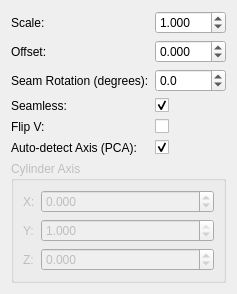
         <widget class="QWidget" name="page_Cylindrical">
          <layout class="QFormLayout" name="formLayout_Cylindrical">
           <item row="0" column="0">
            <widget class="QLabel" name="label_CylScale">
             <property name="text">
              <string>Scale:</string>
             </property>
            </widget>
           </item>
           <item row="0" column="1">
            <widget class="QDoubleSpinBox" name="spinBox_CylScale">
             <property name="decimals">
              <number>3</number>
             </property>
             <property name="minimum">
              <double>0.001000000000000</double>
             </property>
             <property name="maximum">
              <double>100.000000000000000</double>
             </property>
             <property name="value">
              <double>1.000000000000000</double>
             </property>
            </widget>
           </item>
           <item row="1" column="0">
            <widget class="QLabel" name="label_CylOffset">
             <property name="text">
              <string>Offset:</string>
             </property>
            </widget>
           </item>
           <item row="1" column="1">
            <widget class="QDoubleSpinBox" name="spinBox_CylOffset">
             <property name="toolTip">
              <string>Shifts the cylindrical projection along its axis</string>
             </property>
             <property name="decimals">
              <number>3</number>
             </property>
             <property name="minimum">
              <double>-10.000000000000000</double>
             </property>
             <property name="maximum">
              <double>10.000000000000000</double>
             </property>
            </widget>
           </item>
           <item row="2" column="0">
            <widget class="QLabel" name="label_CylSeamRotation">
             <property name="text">
              <string>Seam Rotation (degrees):</string>
             </property>
            </widget>
           </item>
           <item row="2" column="1">
            <widget class="QDoubleSpinBox" name="spinBox_CylSeamRotation">
             <property name="decimals">
              <number>1</number>
             </property>
             <property name="minimum">
              <double>-360.000000000000000</double>
             </property>
             <property name="maximum">
              <double>360.000000000000000</double>
             </property>
            </widget>
           </item>
           <item row="3" column="0">
            <widget class="QLabel" name="label_SeamlessCylindrical">
             <property name="text">
              <string>Seamless:</string>
             </property>
            </widget>
           </item>
           <item row="3" column="1">
            <widget class="QCheckBox" name="checkBox_SeamlessCylindrical">
             <property name="toolTip">
              <string>Wrap U continuously to avoid a visible seam</string>
             </property>
             <property name="text">
              <string/>
             </property>
             <property name="checked">
              <bool>true</bool>
             </property>
            </widget>
           </item>
           <item row="4" column="0">
            <widget class="QLabel" name="label_FlipV_Cyl">
             <property name="text">
              <string>Flip V:</string>
             </property>
            </widget>
           </item>
           <item row="4" column="1">
            <widget class="QCheckBox" name="checkBox_FlipV_Cyl">
             <property name="text">
              <string/>
             </property>
            </widget>
           </item>
           <item row="5" column="0">
            <widget class="QLabel" name="label_CylAutoDetectAxis">
             <property name="text">
              <string>Auto-detect Axis (PCA):</string>
             </property>
            </widget>
           </item>
           <item row="5" column="1">
            <widget class="QCheckBox" name="checkBox_CylAutoDetectAxis">
             <property name="toolTip">
              <string>&lt;html&gt;&lt;head/&gt;&lt;body&gt;&lt;p&gt;Detect the cylinder's axis automatically from its geometry. Uncheck to enter the axis manually below.&lt;/p&gt;&lt;/body&gt;&lt;/html&gt;</string>
             </property>
             <property name="text">
              <string/>
             </property>
             <property name="checked">
              <bool>true</bool>
             </property>
            </widget>
           </item>
           <item row="6" column="0" colspan="2">
            <widget class="QGroupBox" name="groupBox_CylAxis">
             <property name="enabled">
              <bool>false</bool>
             </property>
             <property name="title">
              <string>Cylinder Axis</string>
             </property>
             <layout class="QFormLayout" name="formLayout_CylAxis">
              <item row="0" column="0">
               <widget class="QLabel" name="label_CylAxisX">
                <property name="text">
                 <string>X:</string>
                </property>
               </widget>
              </item>
              <item row="0" column="1">
               <widget class="QDoubleSpinBox" name="spinBox_CylAxisX">
                <property name="decimals">
                 <number>3</number>
                </property>
                <property name="minimum">
                 <double>-1.000000000000000</double>
                </property>
                <property name="maximum">
                 <double>1.000000000000000</double>
                </property>
                <property name="value">
                 <double>0.000000000000000</double>
                </property>
               </widget>
              </item>
              <item row="1" column="0">
               <widget class="QLabel" name="label_CylAxisY">
                <property name="text">
                 <string>Y:</string>
                </property>
               </widget>
              </item>
              <item row="1" column="1">
               <widget class="QDoubleSpinBox" name="spinBox_CylAxisY">
                <property name="decimals">
                 <number>3</number>
                </property>
                <property name="minimum">
                 <double>-1.000000000000000</double>
                </property>
                <property name="maximum">
                 <double>1.000000000000000</double>
                </property>
                <property name="value">
                 <double>1.000000000000000</double>
                </property>
               </widget>
              </item>
              <item row="2" column="0">
               <widget class="QLabel" name="label_CylAxisZ">
                <property name="text">
                 <string>Z:</string>
                </property>
               </widget>
              </item>
              <item row="2" column="1">
               <widget class="QDoubleSpinBox" name="spinBox_CylAxisZ">
                <property name="decimals">
                 <number>3</number>
                </property>
                <property name="minimum">
                 <double>-1.000000000000000</double>
                </property>
                <property name="maximum">
                 <double>1.000000000000000</double>
                </property>
                <property name="value">
                 <double>0.000000000000000</double>
                </property>
               </widget>
              </item>
             </layout>
            </widget>
           </item>
          </layout>
         </widget>
